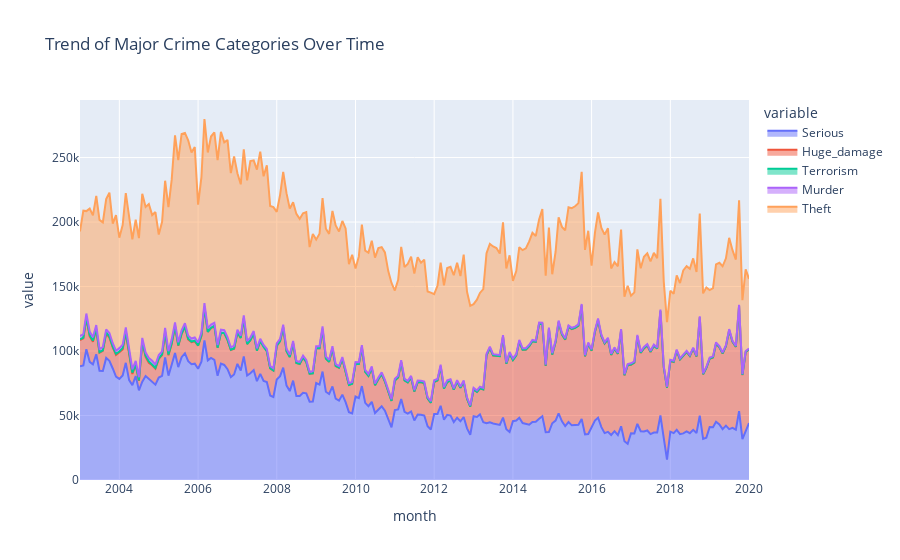

The notebook cell saved with this chart:
### Code cell
fig = px.area(df, x='month', y=['Serious', 'Huge_damage', 'Terrorism', 'Murder', 'Theft'], title='Trend of Major Crime Categories Over Time')
fig.show()

### Figure 1 — Plotly figure (JSON) as saved in the notebook; plotly's stock layout.template omitted (floating-point values rounded to 4 significant figures; data arrays with more than 128 entries replaced by an {"elided": "..."} marker saying what was removed)
{"data": [{"fillpattern": {"shape": ""}, "hovertemplate": "variable=Serious<br>month=%{x}<br>value=%{y}<extra></extra>", "legendgroup": "Serious", "line": {"color": "#636efa"}, "marker": {"symbol": "circle"}, "mode": "lines", "name": "Serious", "orientation": "v", "showlegend": true, "stackgroup": "1", "type": "scatter", "x": {"elided": "205 str values"}, "xaxis": "x", "y": {"elided": "205 int values"}, "yaxis": "y"}, {"fillpattern": {"shape": ""}, "hovertemplate": "variable=Huge_damage<br>month=%{x}<br>value=%{y}<extra></extra>", "legendgroup": "Huge_damage", "line": {"color": "#EF553B"}, "marker": {"symbol": "circle"}, "mode": "lines", "name": "Huge_damage", "orientation": "v", "showlegend": true, "stackgroup": "1", "type": "scatter", "x": {"elided": "205 str values"}, "xaxis": "x", "y": {"elided": "205 int values"}, "yaxis": "y"}, {"fillpattern": {"shape": ""}, "hovertemplate": "variable=Terrorism<br>month=%{x}<br>value=%{y}<extra></extra>", "legendgroup": "Terrorism", "line": {"color": "#00cc96"}, "marker": {"symbol": "circle"}, "mode": "lines", "name": "Terrorism", "orientation": "v", "showlegend": true, "stackgroup": "1", "type": "scatter", "x": {"elided": "205 str values"}, "xaxis": "x", "y": {"elided": "205 int values"}, "yaxis": "y"}, {"fillpattern": {"shape": ""}, "hovertemplate": "variable=Murder<br>month=%{x}<br>value=%{y}<extra></extra>", "legendgroup": "Murder", "line": {"color": "#ab63fa"}, "marker": {"symbol": "circle"}, "mode": "lines", "name": "Murder", "orientation": "v", "showlegend": true, "stackgroup": "1", "type": "scatter", "x": {"elided": "205 str values"}, "xaxis": "x", "y": {"elided": "205 int values"}, "yaxis": "y"}, {"fillpattern": {"shape": ""}, "hovertemplate": "variable=Theft<br>month=%{x}<br>value=%{y}<extra></extra>", "legendgroup": "Theft", "line": {"color": "#FFA15A"}, "marker": {"symbol": "circle"}, "mode": "lines", "name": "Theft", "orientation": "v", "showlegend": true, "stackgroup": "1", "type": "scatter", "x": {"elided": "205 str values"}, "xaxis": "x", "y": {"elided": "205 int values"}, "yaxis": "y"}], "layout": {"autosize": true, "legend": {"title": {"text": "variable"}, "tracegroupgap": 0}, "title": {"text": "Trend of Major Crime Categories Over Time"}, "xaxis": {"anchor": "y", "autorange": true, "domain": [0, 1], "range": ["2003-01-01", "2020-01-01"], "title": {"text": "month"}, "type": "date"}, "yaxis": {"anchor": "x", "autorange": true, "domain": [0, 1], "range": [0, 294600.0], "title": {"text": "value"}, "type": "linear"}}}
